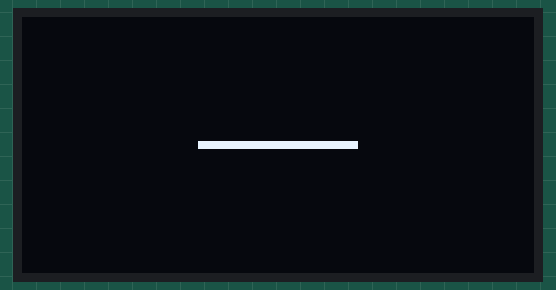
Simulated run of this sketch. Board: Arduino Uno, built with avr-gcc and run on an emulated ATmega328P. Shown: 128×64 one-colour display.

Above: at 0.1 s.
At 4.8 s:
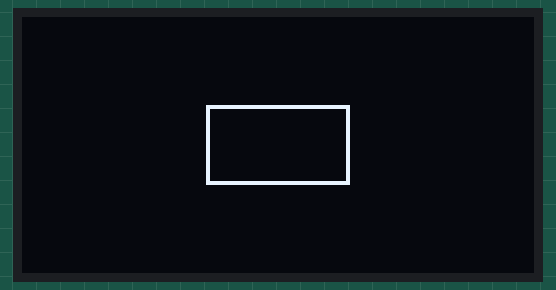
At 8.7 s:
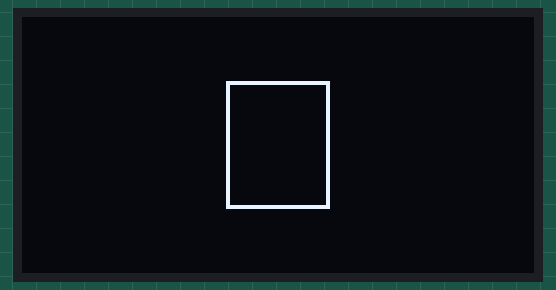
At 15.3 s:
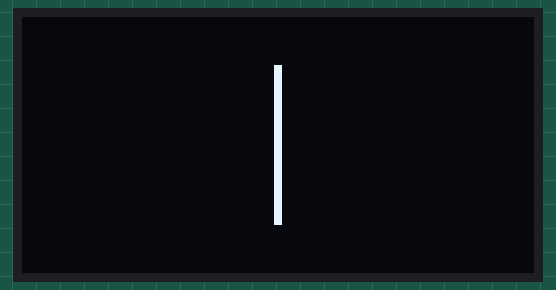
At 25.1 s:
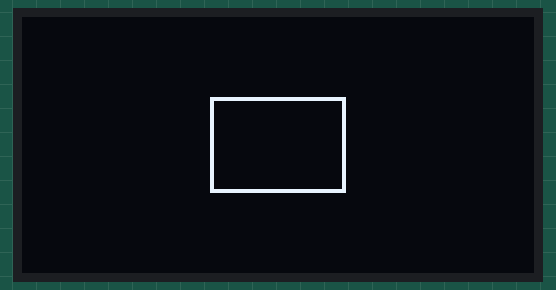
At 37.9 s:
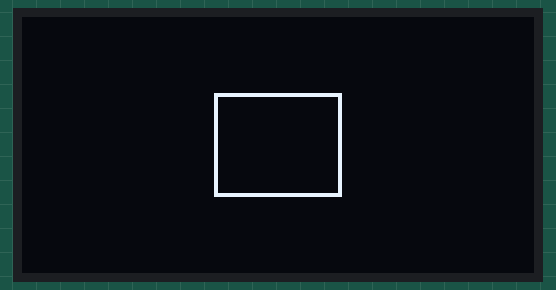

Measured:
- what the display in image 1 shows lasts 0.6 s, from 4.7 s to 5.3 s
- what the display in image 2 shows lasts 0.6 s, from 8.7 s to 9.3 s
- what the display in image 3 shows lasts 1.1 s, from 15.2 s to 16.3 s

The sketch:

square_animation.ino
```cpp
#include <Wire.h>
#include <Adafruit_GFX.h>
#include <Adafruit_SSD1306.h>
#include <math.h>

#define SCREEN_WIDTH 128
#define SCREEN_HEIGHT 64

Adafruit_SSD1306 display(SCREEN_WIDTH, SCREEN_HEIGHT, &Wire, -1);

void setup() {
  if (!display.begin(SSD1306_SWITCHCAPVCC, 0x3C)) {
    Serial.println(F("SSD1306 allocation failed"));
    for (;;);
  }

  display.clearDisplay();

  display.setTextColor(WHITE);
}

void loop() {
  display.clearDisplay();
  drawRotatingSquare();
  display.display();
  delay(30);
}

void drawRotatingSquare() {
  int centerX = SCREEN_WIDTH / 2;
  int centerY = SCREEN_HEIGHT / 2;
  int squareSize = 20;
  float rotationSpeed = 0.1; // Adjust rotation speed as needed

  float angle = millis() * rotationSpeed / 1000.0;

  int x1 = centerX + squareSize * cos(angle);
  int y1 = centerY + squareSize * sin(angle);
  int x2 = centerX - squareSize * cos(angle);
  int y2 = centerY + squareSize * sin(angle);
  int x3 = centerX - squareSize * cos(angle);
  int y3 = centerY - squareSize * sin(angle);
  int x4 = centerX + squareSize * cos(angle);
  int y4 = centerY - squareSize * sin(angle);

  display.drawLine(x1, y1, x2, y2, WHITE);
  display.drawLine(x2, y2, x3, y3, WHITE);
  display.drawLine(x3, y3, x4, y4, WHITE);
  display.drawLine(x4, y4, x1, y1, WHITE);
}
```
